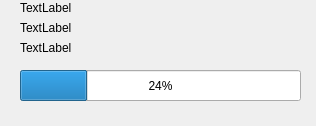
<?xml version="1.0" encoding="UTF-8"?>
<ui version="4.0">
 <class>ProgressBar</class>
 <widget class="QWidget" name="ProgressBar">
  <property name="geometry">
   <rect>
    <x>0</x>
    <y>0</y>
    <width>316</width>
    <height>126</height>
   </rect>
  </property>
  <property name="windowTitle">
   <string>Please Wait</string>
  </property>
  <widget class="QLabel" name="label1">
   <property name="geometry">
    <rect>
     <x>20</x>
     <y>0</y>
     <width>271</width>
     <height>16</height>
    </rect>
   </property>
   <property name="text">
    <string>TextLabel</string>
   </property>
  </widget>
  <widget class="QProgressBar" name="progressBar">
   <property name="geometry">
    <rect>
     <x>20</x>
     <y>70</y>
     <width>281</width>
     <height>31</height>
    </rect>
   </property>
   <property name="value">
    <number>24</number>
   </property>
  </widget>
  <widget class="QLabel" name="label2">
   <property name="geometry">
    <rect>
     <x>20</x>
     <y>20</y>
     <width>271</width>
     <height>16</height>
    </rect>
   </property>
   <property name="text">
    <string>TextLabel</string>
   </property>
  </widget>
  <widget class="QLabel" name="label3">
   <property name="geometry">
    <rect>
     <x>20</x>
     <y>40</y>
     <width>271</width>
     <height>16</height>
    </rect>
   </property>
   <property name="text">
    <string>TextLabel</string>
   </property>
  </widget>
 </widget>
 <layoutdefault spacing="6" margin="11"/>
 <resources/>
 <connections/>
</ui>
